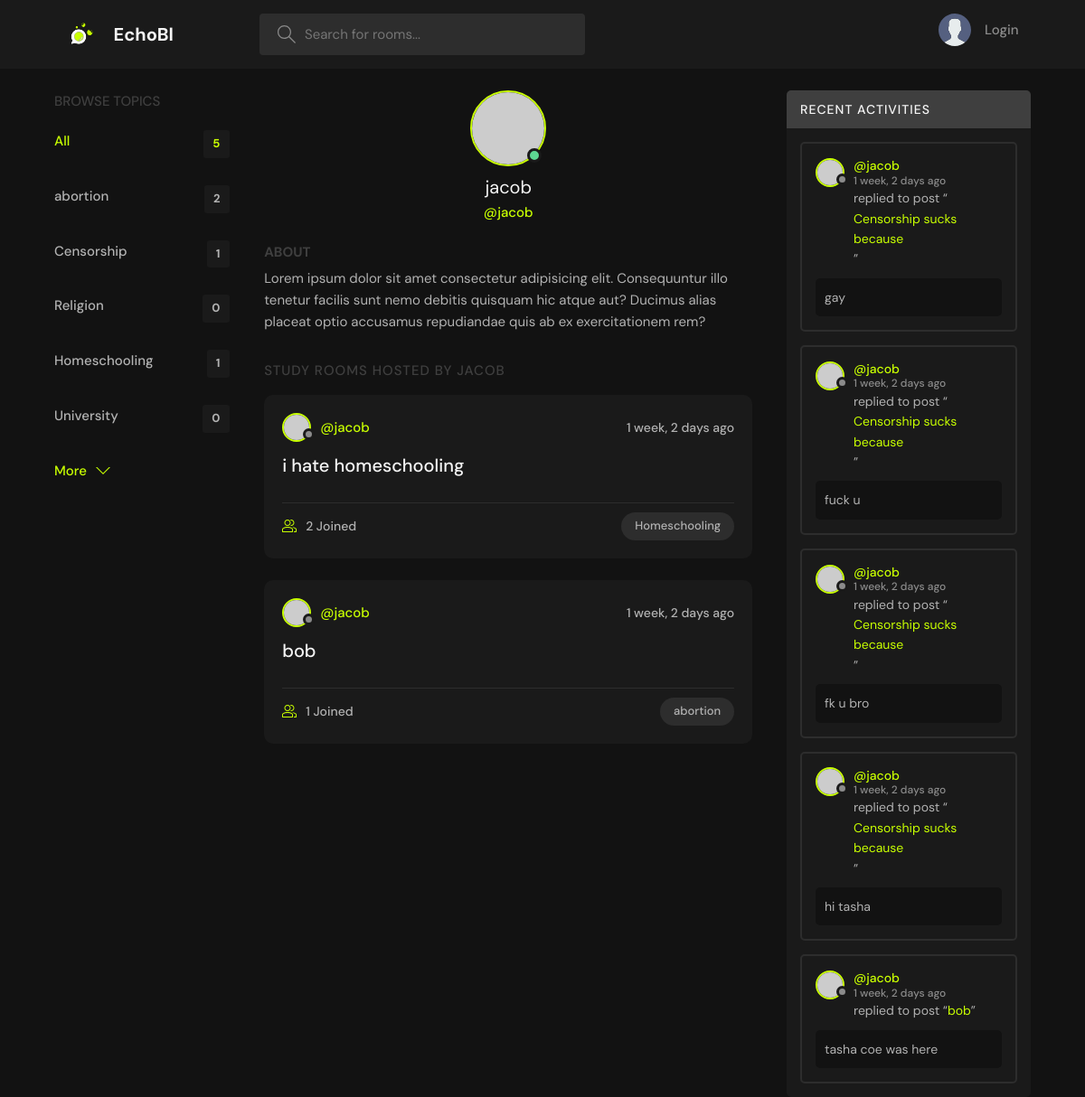
The app's page /profile/1/, older data.
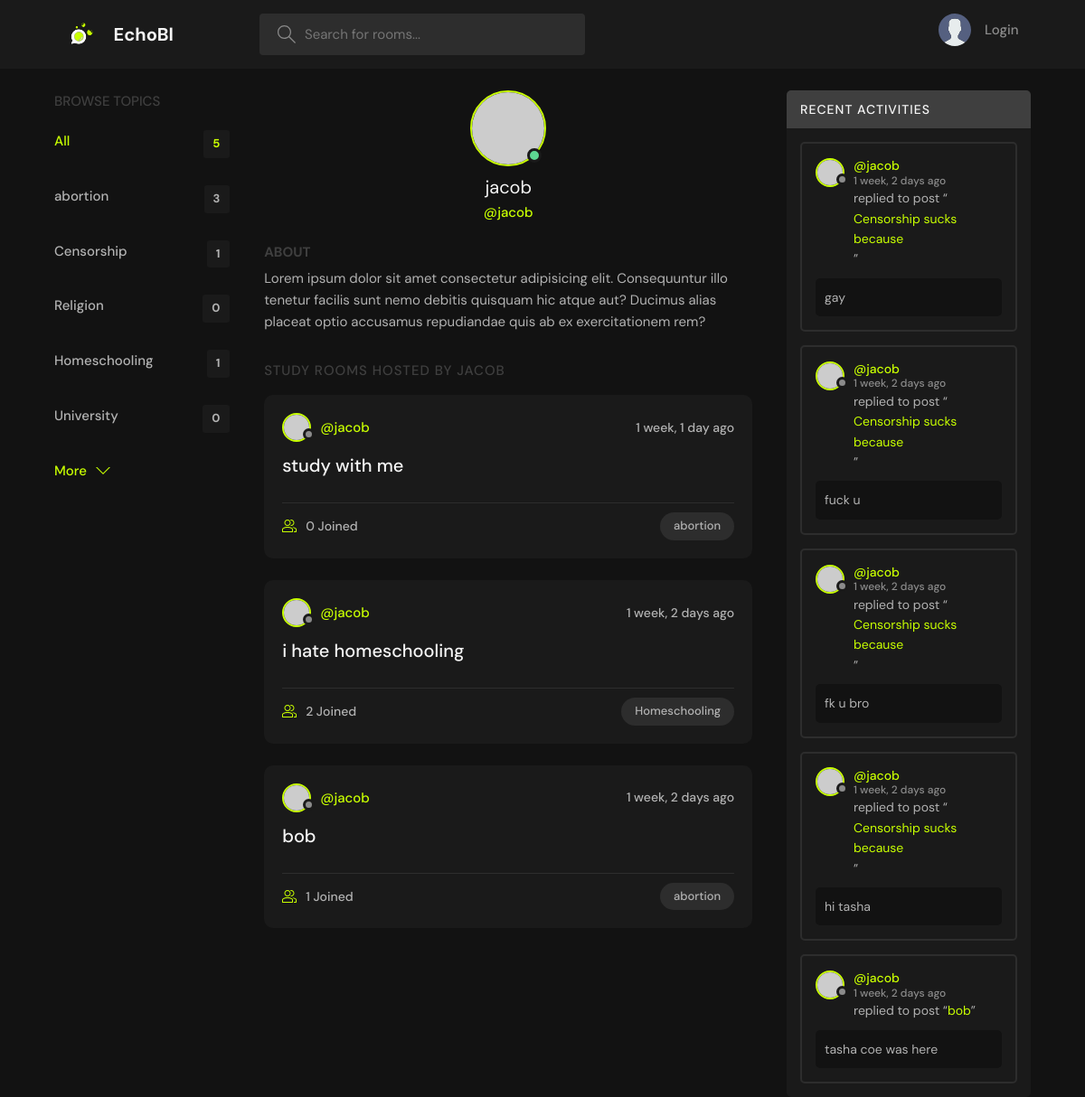
The same page, newer data.
### base/models.py (models this page shows, shortened)
class Topic(models.Model):
    name = models.CharField(max_length=200)

class Room(models.Model):
    host = models.ForeignKey(User, on_delete=models.SET_NULL, null=True)
    topic = models.ForeignKey(Topic, on_delete=models.SET_NULL, null=True)
    name = models.CharField(max_length=200)
    description = models.TextField(null=True, blank=True)
    participants = models.ManyToManyField(User,related_name="participants", blank=True)
    updated = models.DateTimeField(auto_now=True)
    created = models.DateTimeField(auto_now_add=True)
    def __str__(self):
        return self.name
    class Meta:
        ordering = ['-updated', '-created']

class Message(models.Model):
    user = models.ForeignKey(User, on_delete=models.CASCADE)
    room = models.ForeignKey(Room, on_delete=models.CASCADE)
    body = models.TextField()
    updated = models.DateTimeField(auto_now=True)
    created = models.DateTimeField(auto_now_add=True)
    class Meta:
        ordering = ['updated', 'created']

### base/views.py (the view)
# urls.py: path('profile/<str:pk>/', views.userProfile, name="user-profile"),
def userProfile(request, pk):
    user = User.objects.get(id=pk)
    rooms = user.room_set.all()
    room_count = rooms.count()
    room_messages = user.message_set.all()
    topics = Topic.objects.all()
    context={'user': user, 'rooms': rooms,
             'room_messages': room_messages,
             'topics': topics,
             'room_count': room_count}
    return render(request, 'base/profile.html', context)

### base/templates/base/profile.html (shortened to what this page needs)
{% extends 'main.html' %}
{% block content %}
  <main class="profile-page layout layout--3">
    <div class="container">
       {% include 'base/components/topic.html' %}
        <div class="roomList">
          <div class="profile">
            <div class="profile__avatar">
              <div class="avatar avatar--large active">
                <img src="https://randomuser.me/api/portraits/men/11.jpg" />
              </div>
            </div>
            <div class="profile__info">
              <h3>{{user.username}}</h3>
              <p>@{{user.username}}</p>
            </div>
            <div class="profile__about">
              <h3>About</h3>
              <p>
                Lorem ipsum dolor sit amet consectetur adipisicing elit. Consequuntur illo tenetur
                facilis sunt nemo debitis quisquam hic atque aut? Ducimus alias placeat optio
                accusamus repudiandae quis ab ex exercitationem rem?
              </p>
            </div>
          </div>
          <div class="roomList__header">
            <div>
              <h2>Study Rooms Hosted by {{user.username}}</a>
              </h2>
            </div>
          </div>
          {% include 'base/components/feed.html' %}
          </div>
        {% include 'base/components/activity.html' %}
    </div>
  </main>
{% endblock content %}

### base/templates/base/components/topic.html
<div class="topics">
	<div class="topics__header">
	  <h2>Browse Topics</h2>
	</div>
	<ul class="topics__list">
	  <li>
		<a href="{% url 'home' %}" class="active">All <span>{{topics.count}}</span></a>
	  </li>
		{% for topic in topics %}
		<li><a href="{% url 'home' %}?q={{topic.name}}">{{topic.name}}
			<span>
				{{topic.room_set.all.count}}
			</span>
		</a></li>
		{% endfor %}
	</ul>
	<a class="btn btn--link" href="{% url 'topics' %}">
	  More
	  <svg version="1.1" xmlns="http://www.w3.org/2000/svg" width="32" height="32" viewBox="0 0 32 32">
		<title>chevron-down</title>
		<path d="M16 21l-13-13h-3l16 16 16-16h-3l-13 13z"></path>
	  </svg>
	</a>
  </div>

### base/templates/base/components/feed.html (shortened to what this page needs)
{% for room in rooms %}
<div class="roomListRoom">
	<div class="roomListRoom__header">
		<a
			href="{% url 'user-profile' room.host.id %}"
			class="roomListRoom__author">
			<div class="avatar avatar--small">
				<img src="https://randomuser.me/api/portraits/women/11.jpg" />
			</div>
			<span>@{{room.host.username}}</span>
		</a>
		<div class="roomListRoom__actions">
			<span>{{room.created|timesince}} ago</span>
		</div>
	</div>
    <div class="roomListRoom__content"><a href="{% url 'room' room.id %}">{{room.name}}</a></div>
	<div class="roomListRoom__meta">
		<a href="{% url 'room' room.id %}" class="roomListRoom__joined">
			{{room.participants.all.count}} Joined
		</a>
		<p class="roomListRoom__topic">{{room.topic.name}}</p>
	</div>
</div>
{% endfor %}

### base/templates/base/components/activity.html (shortened to what this page needs)
<div class="activities">
	<div class="activities__header">
	  <h2>Recent Activities</h2>
	</div>
{% for message in room_messages %}
<div class="activities__box">
	<div class="activities__boxHeader roomListRoom__header">
		<a href="{% url 'user-profile' message.user.id %}" class="roomListRoom__author">
			<div class="avatar avatar--small">
				<img src="https://randomuser.me/api/portraits/women/11.jpg" />
			</div>
			<p>
				@{{message.user}}
				<span>{{message.created|timesince}} ago</span>
			</p>
		</a>
	</div>
	<div class="activities__boxContent">
		<p>replied to post “<a href="{% url 'room' message.room.id %}">{{message.room}}</a>”</p>
		<div class="activities__boxRoomContent">{{message.body}}</div>
	</div>
</div>
{% endfor %}
</div>

Row changes from the older to the newer data that the page shows:
computed for Topic "abortion": room_set.all.count "2" → "3"
added Room: host.username "jacob", created "1 week, 1 day", name "study with me", participants.all.count "0", topic.name "abortion"
